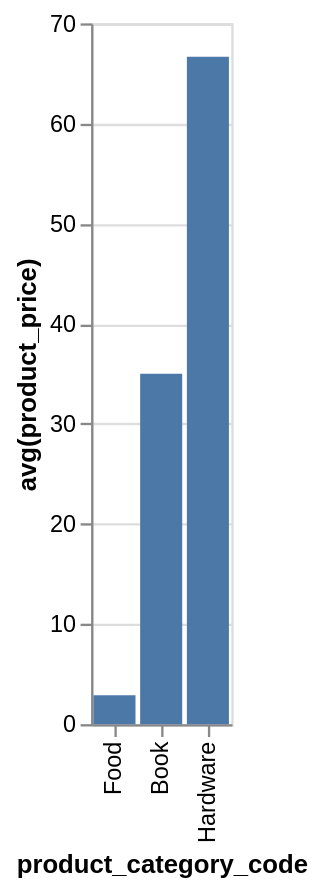

Write the Vega-Lite specification saved for this chart.
### Vega-Lite specification from a JSON file in a GitHub repository (floating-point values rounded to 4 significant figures)
{"data": {"values": [{"x_data": "Food", "y_data": 2.88}, {"x_data": "Book", "y_data": 35}, {"x_data": "Hardware", "y_data": 66.67}]}, "mark": "bar", "encoding": {"x": {"field": "x_data", "type": "nominal", "title": "product_category_code", "sort": {"op": "sum", "field": "y_data", "order": "ascending"}}, "y": {"field": "y_data", "type": "quantitative", "title": "avg(product_price)"}}}
